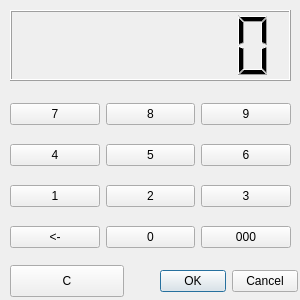
<?xml version="1.0" encoding="UTF-8"?>
<ui version="4.0">
 <class>Keyboard</class>
 <widget class="QWidget" name="Keyboard">
  <property name="geometry">
   <rect>
    <x>0</x>
    <y>0</y>
    <width>300</width>
    <height>300</height>
   </rect>
  </property>
  <property name="windowTitle">
   <string>Form</string>
  </property>
  <widget class="QWidget" name="layoutWidget">
   <property name="geometry">
    <rect>
     <x>10</x>
     <y>90</y>
     <width>281</width>
     <height>171</height>
    </rect>
   </property>
   <layout class="QGridLayout" name="gridLayout">
    <item row="0" column="0">
     <widget class="QPushButton" name="pushButtonNum7">
      <property name="text">
       <string>7</string>
      </property>
     </widget>
    </item>
    <item row="0" column="1">
     <widget class="QPushButton" name="pushButtonNum8">
      <property name="text">
       <string>8</string>
      </property>
     </widget>
    </item>
    <item row="0" column="2">
     <widget class="QPushButton" name="pushButtonNum9">
      <property name="text">
       <string>9</string>
      </property>
     </widget>
    </item>
    <item row="1" column="0">
     <widget class="QPushButton" name="pushButtonNum4">
      <property name="text">
       <string>4</string>
      </property>
     </widget>
    </item>
    <item row="1" column="1">
     <widget class="QPushButton" name="pushButtonNum5">
      <property name="text">
       <string>5</string>
      </property>
     </widget>
    </item>
    <item row="1" column="2">
     <widget class="QPushButton" name="pushButtonNum6">
      <property name="text">
       <string>6</string>
      </property>
     </widget>
    </item>
    <item row="2" column="0">
     <widget class="QPushButton" name="pushButtonNum1">
      <property name="text">
       <string>1</string>
      </property>
     </widget>
    </item>
    <item row="2" column="1">
     <widget class="QPushButton" name="pushButtonNum2">
      <property name="text">
       <string>2</string>
      </property>
     </widget>
    </item>
    <item row="2" column="2">
     <widget class="QPushButton" name="pushButtonNum3">
      <property name="text">
       <string>3</string>
      </property>
     </widget>
    </item>
    <item row="3" column="0">
     <widget class="QPushButton" name="pushButtonNumBack">
      <property name="text">
       <string>&lt;-</string>
      </property>
     </widget>
    </item>
    <item row="3" column="1">
     <widget class="QPushButton" name="pushButtonNum0">
      <property name="text">
       <string>0</string>
      </property>
     </widget>
    </item>
    <item row="3" column="2">
     <widget class="QPushButton" name="pushButtonNum000">
      <property name="text">
       <string>000</string>
      </property>
     </widget>
    </item>
   </layout>
  </widget>
  <widget class="QDialogButtonBox" name="buttonBox">
   <property name="geometry">
    <rect>
     <x>160</x>
     <y>265</y>
     <width>138</width>
     <height>32</height>
    </rect>
   </property>
   <property name="standardButtons">
    <set>QDialogButtonBox::Cancel|QDialogButtonBox::Ok</set>
   </property>
  </widget>
  <widget class="QPushButton" name="pushButtonC">
   <property name="geometry">
    <rect>
     <x>10</x>
     <y>265</y>
     <width>114</width>
     <height>32</height>
    </rect>
   </property>
   <property name="text">
    <string>C</string>
   </property>
  </widget>
  <widget class="QLCDNumber" name="lcdNumber">
   <property name="geometry">
    <rect>
     <x>10</x>
     <y>10</y>
     <width>281</width>
     <height>71</height>
    </rect>
   </property>
   <property name="smallDecimalPoint">
    <bool>false</bool>
   </property>
   <property name="numDigits">
    <number>7</number>
   </property>
   <property name="segmentStyle">
    <enum>QLCDNumber::Filled</enum>
   </property>
  </widget>
 </widget>
 <resources/>
 <connections/>
</ui>
